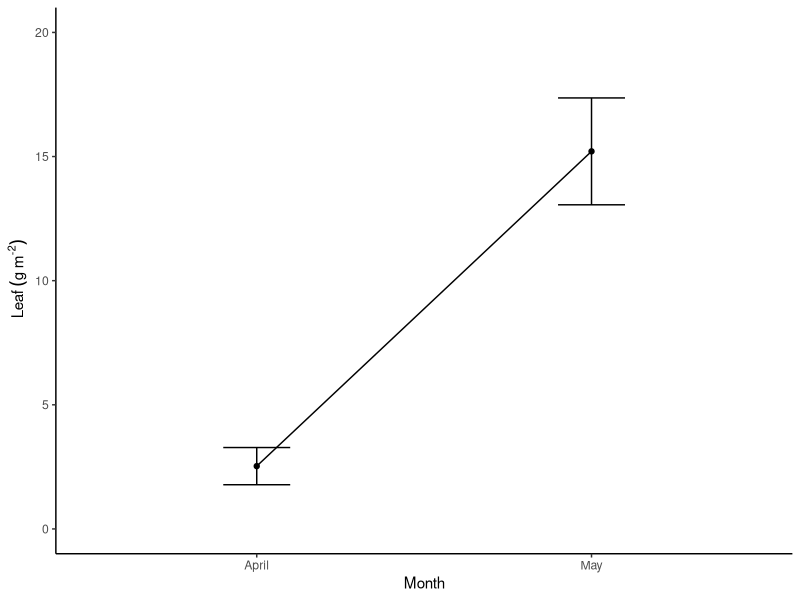
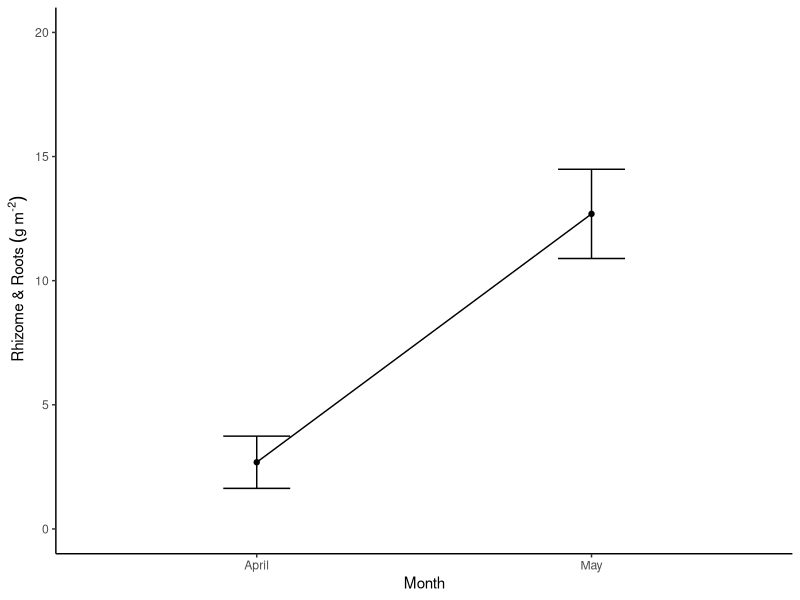
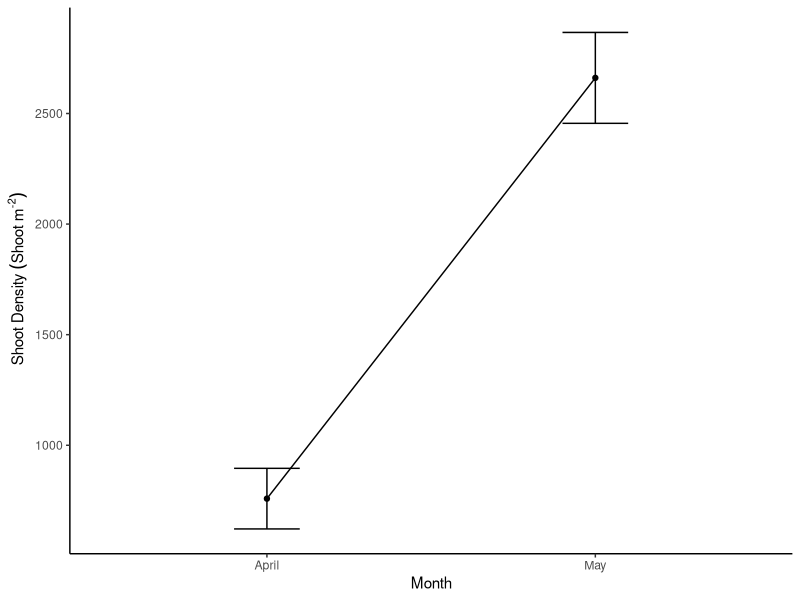
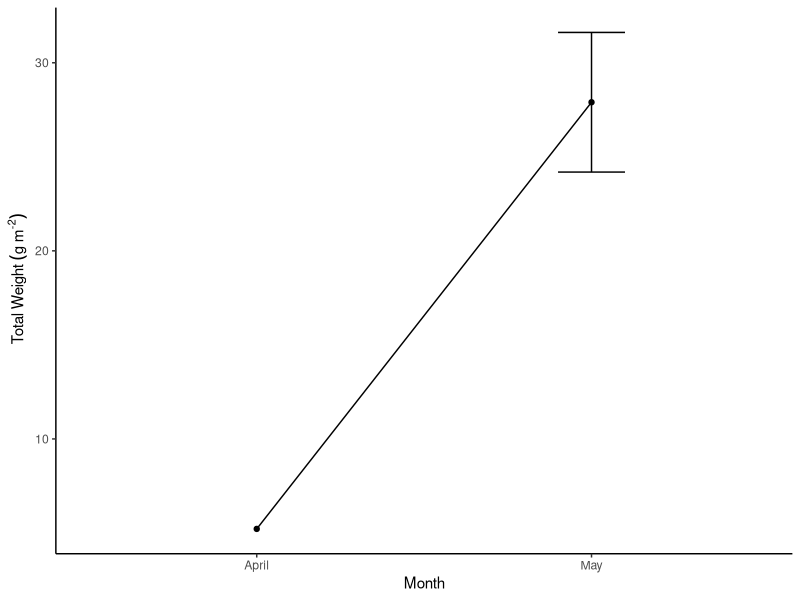
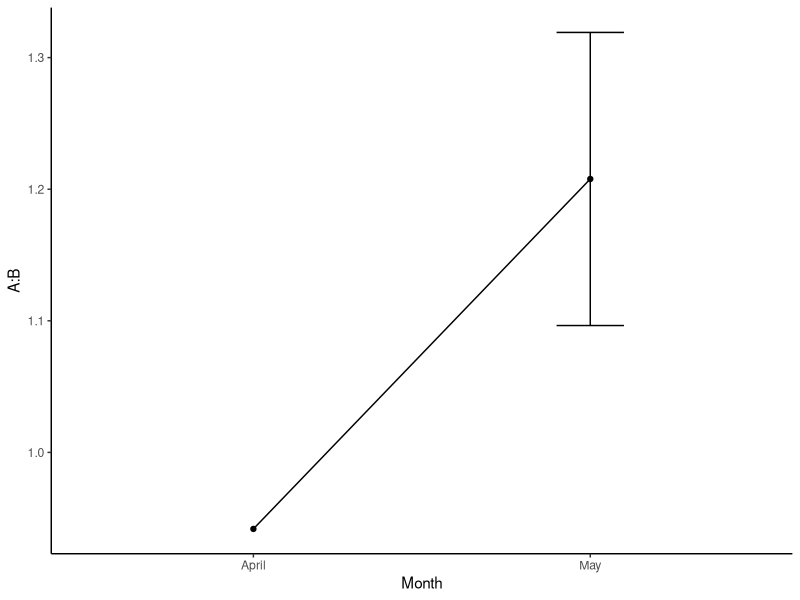

The R source for these figures, in order:
#Z. Noltii Field Biomass (initial)
#JW June 2025

##Required packages


library(tidyverse)



##Lab_Core.csv from shared Z. Noltii google drive (/Raw Data/Field/Field_Ambient_Seagrass -- Sheet Lab_Cores )
ABZ <- read_csv("Data/Lab_Core.csv", na = c("","NA"))
ABZ$Month <- forcats::as_factor(ABZ$Month) #forcats::as_factor to ensure Month order is written as in csv file
ABZ$Biomass_Part <- forcats::as_factor(ABZ$Biomass_Part) #Unsure why this is needed but doesn't work without it
ABZ <- ABZ %>% 
  mutate(TSC=(TSC*(100/pi))) %>% #Makes TSC Total Shoot Count/m^2 
  mutate(ID=row_number()) %>% #Ensures if any data is missing a unique identifier (such as sample ID and replicate) subsetted data can identify which data point is which 
  rename("SGP"="Biomass_Part", "BDW"="Bio_Dry_Weight_m2") %>%  #Biomass_Part changed to SGP (sea grass part) and sets BDW as Bio Dryweight / m^2
  select(-Processing_Date, -Sample_Date, -Sampler, -Dry_Weight, -Tin_Weight, -Bio_Dry_Weight, -Date_in_out_of_oven, -Notes)

## Just to check if loaded properly
print(ABZ)

##Subsets data to only include "Above" (Leaves) and calculates mean +- SE per each month
AboveZStats <- ABZ %>% 
  filter(SGP =="Above") %>% 
  group_by(Month) %>% 
  summarise(mean= mean(BDW), sd = sd(BDW), n=n(), se=sd/sqrt(n)) %>%
  mutate(ID=1) #Same ID number to identify as group for ggplot2::geom_line() to connect to



##Subsets data to only include "Below" (Roots+Rhizome) and calculates mean +- SE per each month
BelowZStats <- ABZ %>% 
  filter(SGP =="Below") %>% 
  group_by(Month) %>% 
  summarise(mean= mean(BDW), sd = sd(BDW), n=n(), se=sd/sqrt(n)) %>% 
  mutate(ID=1) #same as Above


##Subsets data to only include TSC and calculates mean+- SE per each month
TSCStats <- ABZ %>% 
  group_by(Month) %>% 
  summarise(mean= mean(TSC, na.rm=TRUE), sd = sd(TSC, na.rm=TRUE), n=n(), se=sd/sqrt(n)) %>%  
  mutate(ID=1)



## plots Monthly means of Leaf Biomass (gm^-2)
ggplot(AboveZStats, aes(x=Month, y = mean, group=ID))+ #group=ID is how geom_line recognizes datapoints are grouped
  geom_point()+
  geom_line()+
  geom_errorbar(aes(ymin=mean-se, ymax = mean+se, width=0.2))+
  labs(y=bquote(~"Leaf"~(g~m^"-2")))+
  theme_classic()+
  ylim(0,20) #CHANGE AS NEEDED ylim should be set to be equal to Below -JW June 2025

## plots Monthly Means of Roots + Rhizome Biomass (gm^2)
ggplot(BelowZStats, aes(x=Month, y = mean, group=ID))+
  geom_point()+
  geom_line()+
  geom_errorbar(aes(ymin=mean-se, ymax = mean+se, width=0.2))+
  labs(y=bquote(~"Rhizome & Roots"~(g~m^"-2")))+
  theme_classic()+
  ylim(0,20) #CHANGE AS NEEDED ylim should be set to be equal to Above

##plots Monthly means of TSC (Shoot m^-2)

ggplot(TSCStats, aes(x=Month, y=mean, group = ID))+
  geom_point()+
  geom_line()+
  geom_errorbar(aes(ymin=mean-se, ymax = mean+se, width=0.2))+
  labs(y=bquote(~"Shoot Density"~("Shoot"~m^"-2")))+
  theme_classic()


##subsets data for only April to calculate mean TOTAL Bio Dry Weight and Above:Below Ratio (No SE due to lack of replicate and sample ID)
AprilABRT <- subset(ABZ, ABZ$Month == "April") %>% 
  select(-Replicate, -Sample_ID, -TSC) %>% 
  group_by(SGP)%>%
  mutate(ID=row_number()) %>% 
  pivot_wider(names_from = SGP, values_from = BDW) %>%
  ungroup() %>% 
  select(-"NA") %>% #Due to some values of SGP having NA 
  group_by(Month) %>%
  summarise(Above=mean(Above), Below=mean(Below)) %>% 
  mutate(TotalBDW= Above+Below, ABRat= Above/Below) %>%  #ABRat = A:B 
  select(-Above, -Below) %>%
  mutate(TSE=NA, RSE=NA) #TSE and RSE are added for .rbind with sub-data set ABRT (see lines 102)

##subsets data for months OTHER than April and calculates mean Total Bio Dry WEight +-SE & mean Above:Below Ratio +- SE per Month
ABRT_1 <- subset(ABZ, ABZ$Month != "April") %>% 
  select(-TSC, -ID)  %>% 
  pivot_wider( names_from = SGP, values_from = BDW) %>% 
  mutate(SampRep= paste(Sample_ID, Replicate)) %>% 
  mutate(TotalBDW=Above+Below, ABRat= Above/Below) %>% 
  group_by(Month) %>% 
  select(-Sample_ID, -Replicate) %>% 
  summarise(TSE=sd(TotalBDW)/sqrt(n()), RSE=sd(ABRat)/sqrt(n()), TotalBDW=mean(TotalBDW), ABRat= mean(ABRat) ) #ABRat=A:B


##Combines AprilABRT and ABRT_1 for monthly means analysis
ABRT <- rbind(ABRT_1, AprilABRT) %>% mutate(ID=1)


##plots monthly means of TotalBDW +- SE
ggplot(ABRT, aes(x=Month, y=TotalBDW, group=ID))+
  geom_point()+
  geom_line()+
  geom_errorbar(aes(ymax = TotalBDW+TSE, ymin=TotalBDW-TSE, width=0.2))+ 
  labs(y=bquote(~"Total Weight"~(g~m^"-2")))+
  theme_classic()



##plots monthly means of Above:Below ratio +- SE
ggplot(ABRT, aes(x=Month, y=ABRat, group=ID))+
  geom_point()+
  geom_line()+
  geom_errorbar(aes(ymax = ABRat+RSE, ymin=ABRat-RSE, width=0.2))+
  labs(y="A:B")+
  theme_classic()
